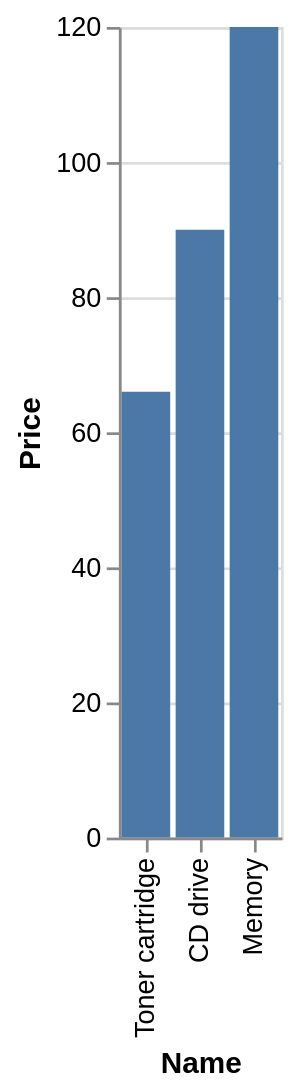

This figure's Vega-Lite source:
### Vega-Lite specification from a JSON file in a GitHub repository (floating-point values rounded to 4 significant figures)
{"data": {"values": [{"x_data": "Toner cartridge", "y_data": 66}, {"x_data": "CD drive", "y_data": 90}, {"x_data": "Memory", "y_data": 120}]}, "mark": "bar", "encoding": {"x": {"field": "x_data", "type": "nominal", "title": "Name", "sort": {"op": "sum", "field": "y_data", "order": "ascending"}}, "y": {"field": "y_data", "type": "quantitative", "title": "Price"}}}
